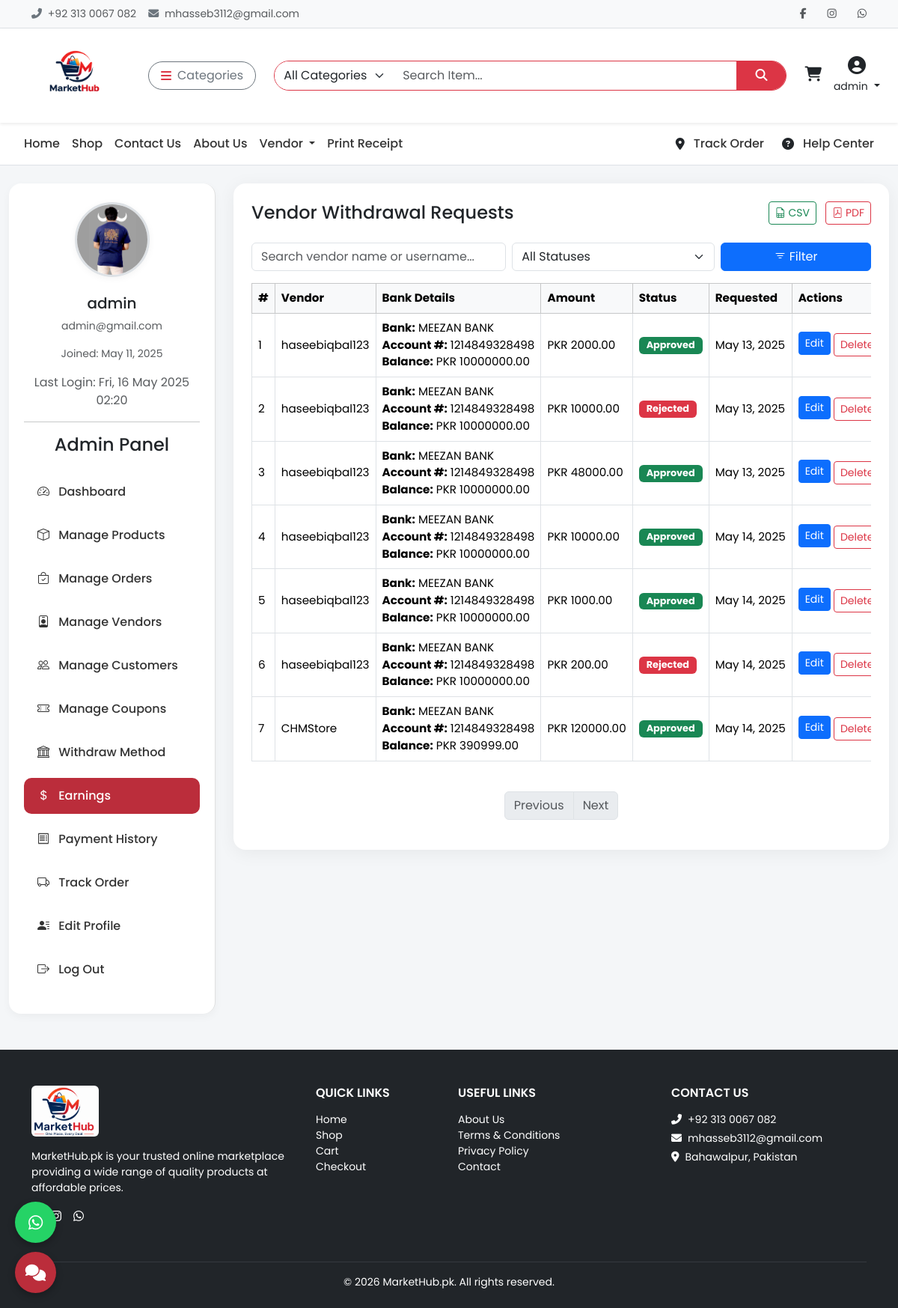
The app's page /admin-panel/withdrawals/ (signed in) with its own data.
### api/models.py (models this page shows, shortened)
class CustomUser(AbstractUser):
    email = models.EmailField(unique=True)
    phone = models.CharField(max_length=20, blank=True)
    profile_image = models.ImageField(upload_to='profiles/', blank=True, null=True)
    is_vendor = models.BooleanField(default=False)
    is_customer = models.BooleanField(default=True)
    address = models.TextField(blank=True)

class Withdrawal(models.Model):
    STATUS_CHOICES = (
        ('Pending', 'Pending'),
        ('Approved', 'Approved'),
        ('Rejected', 'Rejected'),
    )
    vendor = models.ForeignKey(Vendor, on_delete=models.CASCADE)
    amount = models.DecimalField(max_digits=10, decimal_places=2)
    status = models.CharField(max_length=10, choices=STATUS_CHOICES, default='Pending')
    requested_at = models.DateTimeField(auto_now_add=True)
    processed_at = models.DateTimeField(auto_now_add=True,null=True, blank=True)

class Vendor(models.Model):
    user = models.OneToOneField(settings.AUTH_USER_MODEL, related_name='vendor', on_delete=models.CASCADE)
    vendor_slug = models.SlugField(blank=True, null=True)
    slug = models.SlugField(blank=True, null=True)
    business_name = models.CharField(max_length=255)
    business_type = models.CharField(max_length=100, choices=[
        ('Individual', 'Individual'),
        ('Company', 'Company'),
        ('Agency', 'Agency'),
    ])
    registration_number = models.CharField(max_length=100)
    tax_id = models.CharField(max_length=100, blank=True, null=True)
    business_description = models.TextField(blank=True)
    phone_number = models.CharField(max_length=20)
    alternate_phone = models.CharField(max_length=20, blank=True, null=True)
    address = models.TextField()
    city = models.CharField(max_length=100)
    state = models.CharField(max_length=100)
    zip_code = models.CharField(max_length=20)
    country = models.CharField(max_length=100)
    bank_name = models.CharField(max_length=100)
    account_holder_name = models.CharField(max_length=100)
    account_number = models.CharField(max_length=100)
    swift_code = models.CharField(max_length=100)
    total_earnings = models.DecimalField(max_digits=10, decimal_places=2, default=0)
    available_balance = models.DecimalField(max_digits=10, decimal_places=2, default=0)
    business_license = models.FileField(upload_to='vendor/licenses/')
    tax_certificate = models.FileField(upload_to='vendor/tax_docs/', blank=True, null=True)
    id_proof = models.FileField(upload_to='vendor/id_proof/')
    logo = models.ImageField(upload_to='vendor/logos/', blank=True, null=True)
    website = models.URLField(blank=True, null=True)
    social_links = models.TextField(blank=True, help_text="Add links separated by commas")
    average_rating = models.DecimalField(max_digits=3, decimal_places=2, default=0.0)
    total_reviews = models.PositiveIntegerField(default=0)
    verified_vendor = models.BooleanField(default=False)
    preferred_payment_method = models.CharField(max_length=50, choices=[
        ('Bank Transfer', 'Bank Transfer'),
        ('PayPal', 'PayPal'),
    ])
    is_payment_info_verified = models.BooleanField(default=False)
    agreed_to_terms = models.BooleanField(default=False)
    created_at = models.DateTimeField(auto_now_add=True)

### api/adminviews.py (the view)
# urls.py: path('admin-panel/withdrawals/', adminviews.admin_vendor_withdrawals, name='admin_vendor_withdrawals'),
def admin_vendor_withdrawals(request):
    withdrawals = Withdrawal.objects.select_related('vendor__user').all()
    return render(request, 'admin/admin_vendor_withdrawals.html', {'withdrawals': withdrawals})

### api/context_processors.py (called while the page is built)
def cart_total_items(request):
    cart = Cart.get_or_create_cart(request)
    return {'cart': cart}

def categories(request):
    return {
        "categories": Category.objects.all()
    }

### api/models.py (called while the page is built)
    @property
    def total_items(self):
        return sum(item.quantity for item in self.items.all())

    @staticmethod
    def get_or_create_cart(request):
        if request.user.is_authenticated:
            cart, _ = Cart.objects.get_or_create(user=request.user, session_key=None)
        else:
            session_key = request.session.session_key
            if not session_key:
                request.session.create()
                session_key = request.session.session_key
            cart, _ = Cart.objects.get_or_create(user=None, session_key=session_key)
        return cart

### templates/admin/admin_vendor_withdrawals.html (shortened to what this page needs)
{% extends 'base.html' %}
{% load static %}
{% block content %}
<div class="container-fluid mt-4">
  <div class="row">
    <div class="col-lg-3 mb-4 mb-lg-0">
      <div class="sidebar">
        <div class="text-center">
          <img src="{% if request.user.profile_image %}{{ request.user.profile_image.url }}{% else %}{% static 'images/default-user.png' %}{% endif %}" alt="User Image" class="user-img">
          <h5 class="mt-2">{{ request.user.username }}</h5>
          <p class="text-muted small">{{ request.user.email }}</p>
          <p class="small text-muted">Joined: {{ request.user.date_joined|date:"M d, Y" }}</p>
          {% if request.user.last_login %}
  <p class="text-muted">Last Login: {{ request.user.last_login|date:"D, d M Y H:i" }}</p>
{% else %}
  <p class="text-muted">First login detected</p>
{% endif %}
        </div>
        <hr>
        {% include 'includes/sidebar_admin.html' %}
      </div>
    </div>
    <div class="col-lg-9">
      <div class="card p-4">
        <div class="d-flex justify-content-between align-items-center mb-4">
          <h4 class="mb-0">Vendor Withdrawal Requests</h4>
          <div>
            <a href="{% url 'export_withdrawals_csv' %}" class="btn btn-outline-success btn-sm me-2"><i class="bi bi-file-earmark-spreadsheet"></i> CSV</a>
            <a href="{% url 'export_withdrawals_pdf' %}" class="btn btn-outline-danger btn-sm"><i class="bi bi-file-pdf"></i> PDF</a>
          </div>
        </div>
        <form method="get" class="row g-2 mb-3">
          <div class="col-md-5">
            <input type="text" name="search" class="form-control" placeholder="Search vendor name or username..." value="{{ search_query }}">
          </div>
          <div class="col-md-4">
            <select name="status" class="form-select">
              <option value="">All Statuses</option>
            </select>
          </div>
          <div class="col-md-3">
            <button class="btn btn-primary w-100" type="submit"><i class="bi bi-filter"></i> Filter</button>
          </div>
        </form>
        {% if withdrawals %}
        <div class="table-responsive">
          <table class="table table-hover table-bordered align-middle text-nowrap">
            <thead class="table-light">
              <tr>
                <th>#</th>
                <th>Vendor</th>
                <th>Bank Details</th>
                <th>Amount</th>
                <th>Status</th>
                <th>Requested</th>
                <th>Actions</th>
              </tr>
            </thead>
            <tbody>
              {% for withdrawal in withdrawals %}
              <tr>
                <td>{{ forloop.counter }}</td>
                <td>{{ withdrawal.vendor.user.username }}</td>
                <td>
                  <strong>Bank:</strong> {{ withdrawal.vendor.bank_name }}<br>
                  <strong>Account #:</strong> {{ withdrawal.vendor.account_number }}<br>
                  <strong>Balance:</strong> PKR {{ withdrawal.vendor.available_balance }}
                </td>
                <td>PKR {{ withdrawal.amount }}</td>
                <td>
                  <span class="badge
                    {% if withdrawal.status == 'Approved' %}badge-approved
                    {% elif withdrawal.status == 'Rejected' %}badge-rejected
                    {% else %}badge-pending{% endif %}">
                    {{ withdrawal.status }}
                  </span>
                </td>
                <td>{{ withdrawal.requested_at|date:"M d, Y" }}</td>
                <td>
                  <a href="{% url 'admin_edit_withdrawal' withdrawal.id %}" class="btn btn-primary btn-sm mb-1">Edit</a>
                  <form action="{% url 'admin_delete_withdrawal' withdrawal.id %}" method="post" class="d-inline">
                    <button type="submit" class="btn btn-outline-danger btn-sm" onclick="return confirm('Are you sure?')">Delete</button>
                  </form>
                </td>
              </tr>
              {% endfor %}
            </tbody>
          </table>
        </div>
        <nav class="mt-4">
          <ul class="pagination justify-content-center">
            {% if withdrawals.has_previous %}
              <li class="page-item"><a class="page-link" href="?page={{ withdrawals.previous_page_number }}&search={{ search_query }}&status={{ status_filter }}">Previous</a></li>
            {% else %}
              <li class="page-item disabled"><span class="page-link">Previous</span></li>
            {% endif %}
            {% if withdrawals.has_next %}
              <li class="page-item"><a class="page-link" href="?page={{ withdrawals.next_page_number }}&search={{ search_query }}&status={{ status_filter }}">Next</a></li>
            {% else %}
              <li class="page-item disabled"><span class="page-link">Next</span></li>
            {% endif %}
          </ul>
        </nav>
        {% else %}
          <p class="text-center text-muted mt-4">No withdrawal requests found.</p>
        {% endif %}
      </div>
    </div>
  </div>
</div>
{% include 'includes/footer.html' %}
{% endblock %}

### templates/includes/header.html (shortened to what this page needs)
{% load static %}
<div class="topbar border-bottom bg-light py-2 small">
  <div class="container d-flex justify-content-between align-items-center flex-wrap">
    <div class="text-muted d-flex align-items-center gap-3">
      <span><i class="fas fa-phone-alt me-1 text-secondary"></i> +92 313 0067 082</span>
      <span><i class="fas fa-envelope me-1 text-secondary"></i> mhasseb3112@gmail.com</span>
    </div>
    <div class="d-flex align-items-center gap-3 mt-2 mt-md-0">
      <a href="https://www.facebook.com/mhaseeb.haseeb.5817" class="text-muted"><i class="fab fa-facebook-f"></i></a>
      <a href="https://www.instagram.com/muhammadhaseeb012" class="text-muted"><i class="fab fa-instagram"></i></a>
      <a href="https://wa.me/923130067082" class="text-muted"><i class="fab fa-whatsapp"></i></a>
    </div>
  </div>
</div>
<nav class="navbar navbar-expand-lg bg-white shadow-sm sticky-top">
  <div class="container-fluid px-4">
    <a class="navbar-brand me-4 d-flex align-items-center" href="{% url 'home' %}">
      <img src="{% static 'images/logo-1.png' %}" alt="MarketHub" class="img-fluid" style="height: 100px; width: auto;">
    </a>
    <div class="dropdown me-3">
      <button class="btn btn-outline-secondary d-flex align-items-center rounded-pill px-3" type="button"
        data-bs-toggle="dropdown">
        <i class="fas fa-bars me-2 text-danger"></i> Categories
      </button>
    </div>
    <form class="d-flex flex-grow-1 mx-2" method="GET" action="{% url 'search_products' %}">
      <div class="input-group rounded-pill overflow-hidden border border-danger">
        <select name="category" class="form-select border-0" style="max-width: 160px;">
          <option value="">All Categories</option>
        </select>
        <input type="search" name="q" class="form-control border-0" placeholder="Search Item..." required>
        <button class="btn btn-danger rounded-0 px-4" type="submit"><i class="fas fa-search"></i></button>
      </div>
    </form>
    <div class="d-flex align-items-center ms-3 gap-3">
      <a href="#" id="cart-icon" class="text-dark position-relative" data-bs-toggle="offcanvas"
        data-bs-target="#cartSidebar">
        <i class="fas fa-shopping-cart fs-5"></i>
        <br>
      </a>
      {% if user.is_authenticated %}
      <div class="dropdown text-center">
        <a href="#" class="text-dark text-decoration-none dropdown-toggle" data-bs-toggle="dropdown">
          <i class="fas fa-user-circle fs-4"></i><br>
          <small>{{ user.username }}</small>
        </a>
      </div>
      {% else %}
      <a href="#" class="text-dark text-decoration-none text-center" data-bs-toggle="modal"
        data-bs-target="#loginModal">
        <i class="fas fa-sign-in-alt fs-5"></i><br><small>Login</small>
      </a>
      {% endif %}
    </div>
  </div>
</nav>

### templates/base.html (style rules this page uses)
* { font-family: 'Poppins', sans-serif; }
body { background-color: #f4f4f4; }
.topbar { background-color: #f8f9fa; font-size: 14px; padding: 6px 0; }
.topbar a { color: #333; margin-left: 12px; transition: color 0.2s ease; }
.navbar-brand img { height: 44px; }

### templates/admin/admin_vendor_withdrawals.html (style rules this page uses)
body { background-color: #f4f6f8; font-family: 'Poppins', sans-serif; }
.sidebar { background: #fff; padding: 25px 20px; border-right: 1px solid #e0e0e0; min-height: 100%; border-radius: 16px; box-shadow: 0 4px 12px rgba(0, 0, 0, 0.04); }
.user-img { width: 100px; height: 100px; object-fit: cover; border-radius: 50%; margin-bottom: 15px; border: 3px solid #dee2e6; box-shadow: 0 2px 10px rgba(0, 0, 0, 0.05); }
.card { border-radius: 16px; box-shadow: 0 4px 24px rgba(0, 0, 0, 0.06); border: none; }
.table th, .table td { vertical-align: middle; font-size: 0.95rem; }
.badge { font-size: 0.8rem; padding: 5px 10px; border-radius: 6px; }
.badge-approved { background-color: #198754; color: #fff; }
.badge-rejected { background-color: #dc3545; color: #fff; }

### records on screen
CustomUser: username "admin", profile_image (picture), user.username "admin", user.email "admin@gmail.com", user.date_joined "May 11, 2025", user.last_login "Fri, 16 May 2025 02:20"
Withdrawal: vendor.user.username "haseebiqbal123", vendor.bank_name "MEEZAN BANK", vendor.account_number "1214849328498", vendor.available_balance "10000000.00", amount "2000.00", status "Approved", requested_at "May 13, 2025"
Withdrawal: vendor.user.username "haseebiqbal123", vendor.bank_name "MEEZAN BANK", vendor.account_number "1214849328498", vendor.available_balance "10000000.00", amount "10000.00", status "Rejected", requested_at "May 13, 2025"
Withdrawal: vendor.user.username "haseebiqbal123", vendor.bank_name "MEEZAN BANK", vendor.account_number "1214849328498", vendor.available_balance "10000000.00", amount "48000.00", status "Approved", requested_at "May 13, 2025"
Withdrawal: vendor.user.username "haseebiqbal123", vendor.bank_name "MEEZAN BANK", vendor.account_number "1214849328498", vendor.available_balance "10000000.00", amount "10000.00", status "Approved", requested_at "May 14, 2025"
Withdrawal: vendor.user.username "haseebiqbal123", vendor.bank_name "MEEZAN BANK", vendor.account_number "1214849328498", vendor.available_balance "10000000.00", amount "1000.00", status "Approved", requested_at "May 14, 2025"
Withdrawal: vendor.user.username "haseebiqbal123", vendor.bank_name "MEEZAN BANK", vendor.account_number "1214849328498", vendor.available_balance "10000000.00", amount "200.00", status "Rejected", requested_at "May 14, 2025"
Withdrawal: vendor.user.username "CHMStore", vendor.bank_name "MEEZAN BANK", vendor.account_number "1214849328498", vendor.available_balance "390999.00", amount "120000.00", status "Approved", requested_at "May 14, 2025"

### other values on screen
{{ year|default:2026 }} "2026"
